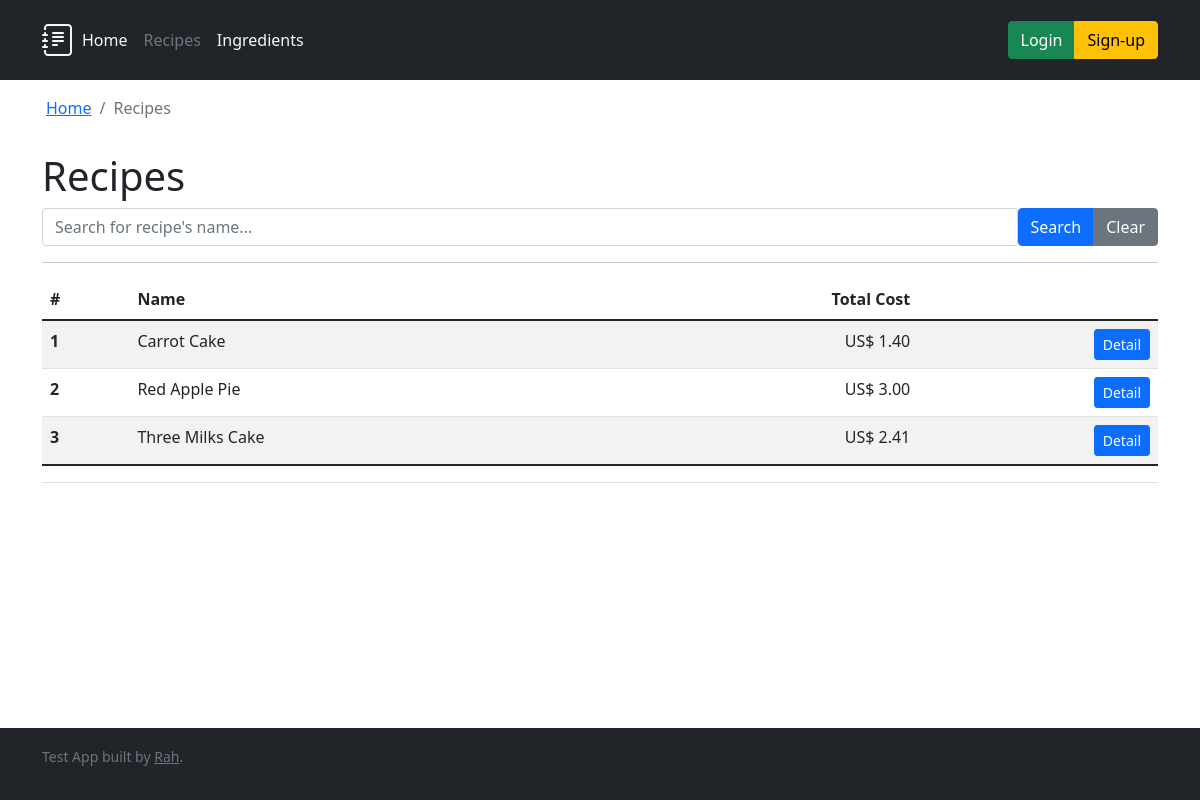
Page /recipes/ on the earlier database version.
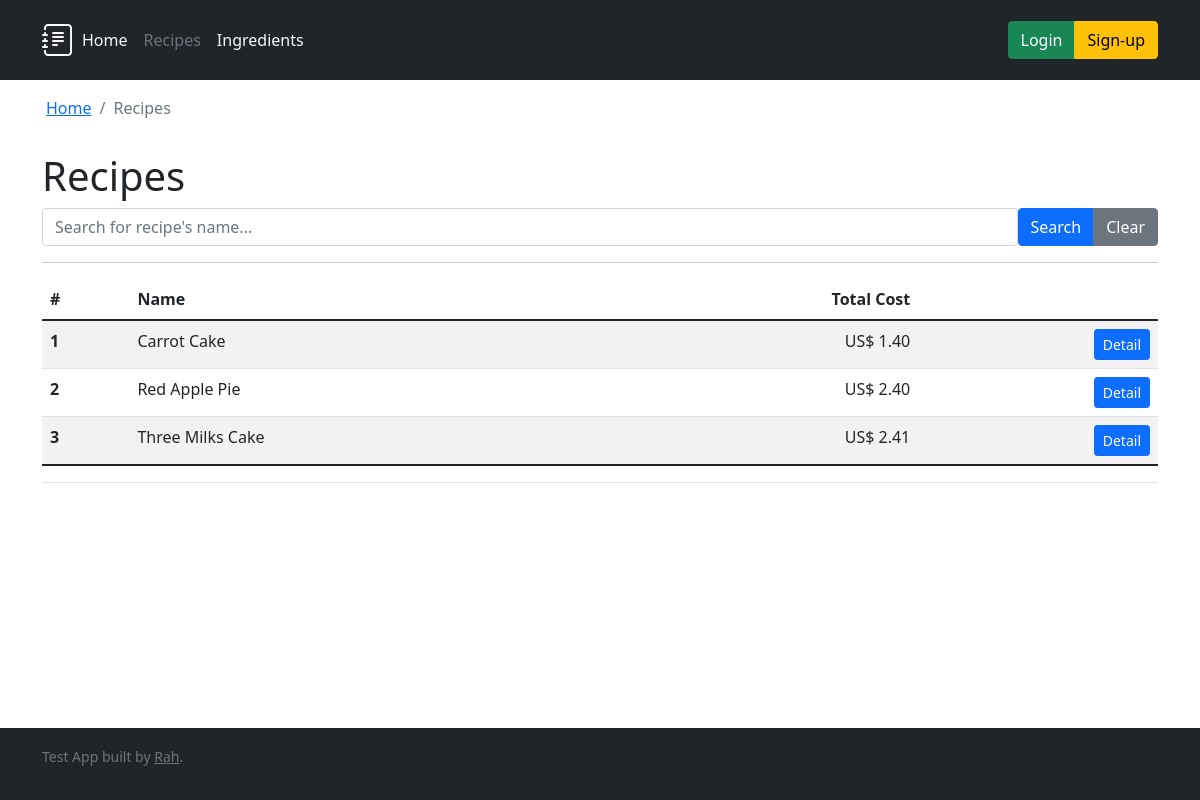
Same page on the later database version.
### recipes/models.py (models this page shows, shortened)
class Recipe(models.Model):
    class Meta:
        ordering = ('name', )
        verbose_name = 'Recipe'
        verbose_name_plural = 'Recipes'
    name = models.CharField(verbose_name='Recipe name', max_length=256)
    ingredients = models.ManyToManyField(
        Ingredient, verbose_name='Recipe ingredients', through='RecipeIngredient')
    author = models.ForeignKey(User, null=True, on_delete=models.SET_NULL, verbose_name='Recipe author')
    created_at = models.DateTimeField(auto_now=False, auto_now_add=True, verbose_name='Recipe created at')
    updated_at = models.DateTimeField(auto_now=True, auto_now_add=False, verbose_name='Recipe last updated at')
    def total_cost(self) -> float:
        cost = 0
        recipeingredient: RecipeIngredient
        for recipeingredient in self.recipeingredient.all():
            cost += recipeingredient.cost()
        return cost
    @admin.display(description='Total cost')
    def formatted_total_cost(self) -> str:
        return "{} {:.2f}".format(DEFAULT_CURRENCY['SIGN'], self.total_cost())

class RecipeIngredient(models.Model):
    class Meta:
        ordering = ('ingredient',)
        verbose_name = 'Recipe Ingredient'
        verbose_name_plural = 'Recipe Ingredients'
        constraints = [models.UniqueConstraint(fields=['recipe', 'ingredient'], name="recipe_ingredient")]
    recipe = models.ForeignKey(Recipe, on_delete=models.CASCADE, related_name='recipeingredient')
    ingredient = models.ForeignKey(Ingredient, on_delete=models.CASCADE, related_name='recipeingredient')
    amount = models.FloatField()
    measurement_unit = models.CharField(
        max_length=2, choices=MeasurementUnits.choices)
    def cost(self):
        ingredient_unit = self.ingredient.base_measurement_unit
        ingredient_cost = self.ingredient.minimal_cost()
        recipe_unit = self.measurement_unit
        recipe_amount = self.amount
        recipe_measure = value_to_unit(symbol=recipe_unit, value=recipe_amount)
        converted_recipe_measure = convert_unit(
            recipe_measure, symbol_to_unit(symbol=ingredient_unit))
        converted_recipe_amount = converted_recipe_measure.value
        return converted_recipe_amount * ingredient_cost

### ingredients/models.py (models this page shows, shortened)
class Ingredient(models.Model):
    class Meta:
        ordering = ('name', 'article_number')
        verbose_name = 'Ingredient'
        verbose_name_plural = 'Ingredients'
    name = models.CharField(verbose_name='Ingredient name', max_length=256)
    article_number = models.CharField(
        verbose_name='Article number', max_length=24)
    base_measurement_unit = models.CharField(
        verbose_name='Measurement Unit', max_length=2, choices=MeasurementUnits.choices)
    base_amount = models.FloatField(verbose_name='Buying Amount', default=0)
    cost_per_base_amount = models.DecimalField(
        verbose_name='Cost per buying amount', max_digits=10, decimal_places=2)
    def minimal_cost(self) -> float:
        return float(self.cost_per_base_amount) / self.base_amount

### recipes/views.py (the view)
# urls.py: path('', views.IndexView.as_view(), name='index'),
class IndexView(generic.ListView):
    template_name = 'recipes/index.html'
    context_object_name = 'newest_recipes'
    def get_queryset(self):
        query = self.request.GET.get('q')
        if query:
            return Recipe.objects.filter(name__icontains=query).order_by('name')
        else:
            return Recipe.objects.all().order_by('name')

### common/models.py (called while the page is built)
    @classmethod
    @property
    def symbol(cls) -> str:
        return cls._symbol

    @classmethod
    @property
    def unit_type(cls) -> UnitType:
        return cls._unit_type

    def convert_to(self, target: Type['BaseUnit']):
        if self.unit_type != target.unit_type:
            raise TypeError(
                f'Impossible to convert from {self.unit_type} to {target.unit_type}: Different unit types')
        return target(self.value)._from_base(self._to_base().value)

    def _from_base(self, value) -> BaseUnit:
        return __class__(value)

    def _from_base(self, value) -> BaseUnit:
        return __class__(value * 1000)

    def _to_base(self) -> BaseUnit:
        return Kilogram(self.value / 1000)

    def _from_base(self, value) -> BaseUnit:
        return __class__(value)

    def _to_base(self) -> BaseUnit:
        return __class__(self.value)

    def _from_base(self, value) -> BaseUnit:
        return __class__(value * 100)

    def _to_base(self) -> BaseUnit:
        return Liter(self.value / 100)

### common/services.py (called while the page is built)
def value_to_unit(symbol: str, value=None) -> BaseUnit:
    return symbol_to_unit(symbol)(value)

### recipes/templates/recipes/index.html (shortened to what this page needs)
{% extends 'base.html' %}
{% block header %}{% include "header.html" with active_item="recipes" %}{% endblock header %}
{% block breadcrumb %}
{{ block.super }}
<li class="breadcrumb-item active" aria-current="page">Recipes</li>
{% endblock breadcrumb %}
{% block content %}
<h1>Recipes</h1>
<form class="d-flex">
    <input type="search" class="form-control" name="q" placeholder="Search for recipe's name..." aria-label="Search"
        value="{{ request.GET.q }}">
    <div class="btn-group" role="group" aria-label="Search controls">
        <input type="submit" class="btn btn-primary" value="Search">
        <a href="{% url 'recipes:index' %}" role="button" class="btn btn-secondary">Clear</a>
    </div>
</form>
<hr>
{% if newest_recipes %}
<table class="table table-striped table-hover">
    <thead>
        <tr>
            <th>#</th>
            <th>Name</th>
            <th class="text-end">Total Cost</th>
            <th class="text-end">&nbsp;</th>
        </tr>
    </thead>
    <tbody>
        {% for recipe in newest_recipes %}
        <tr>
            <th>{{ recipe.id }}</th>
            <td>{{ recipe.name }}</td>
            <td class="text-end">{{ recipe.formatted_total_cost }}</td>
            <td class="text-end">
                <div class="btn-group" role="group" aria-label="Recipe management">
                    <a href="{% url 'recipes:detail' recipe.id %}" role="button" class="btn btn-sm btn-primary">Detail</a>
                </div>
            </td>
        </tr>
        {% endfor %}
    </tbody>
    <tfoot>
        <tr>
            <td colspan="5" class="text-end">
            </td>
        </tr>
    </tfoot>
</table>
{% else %}
<p>No recipes are available.</p>
{% endif %}
{% endblock %}

Differences in the rows shown:
changed Recipe "Red Apple Pie": formatted_total_cost "US$ 3.00" → "US$ 2.40"
